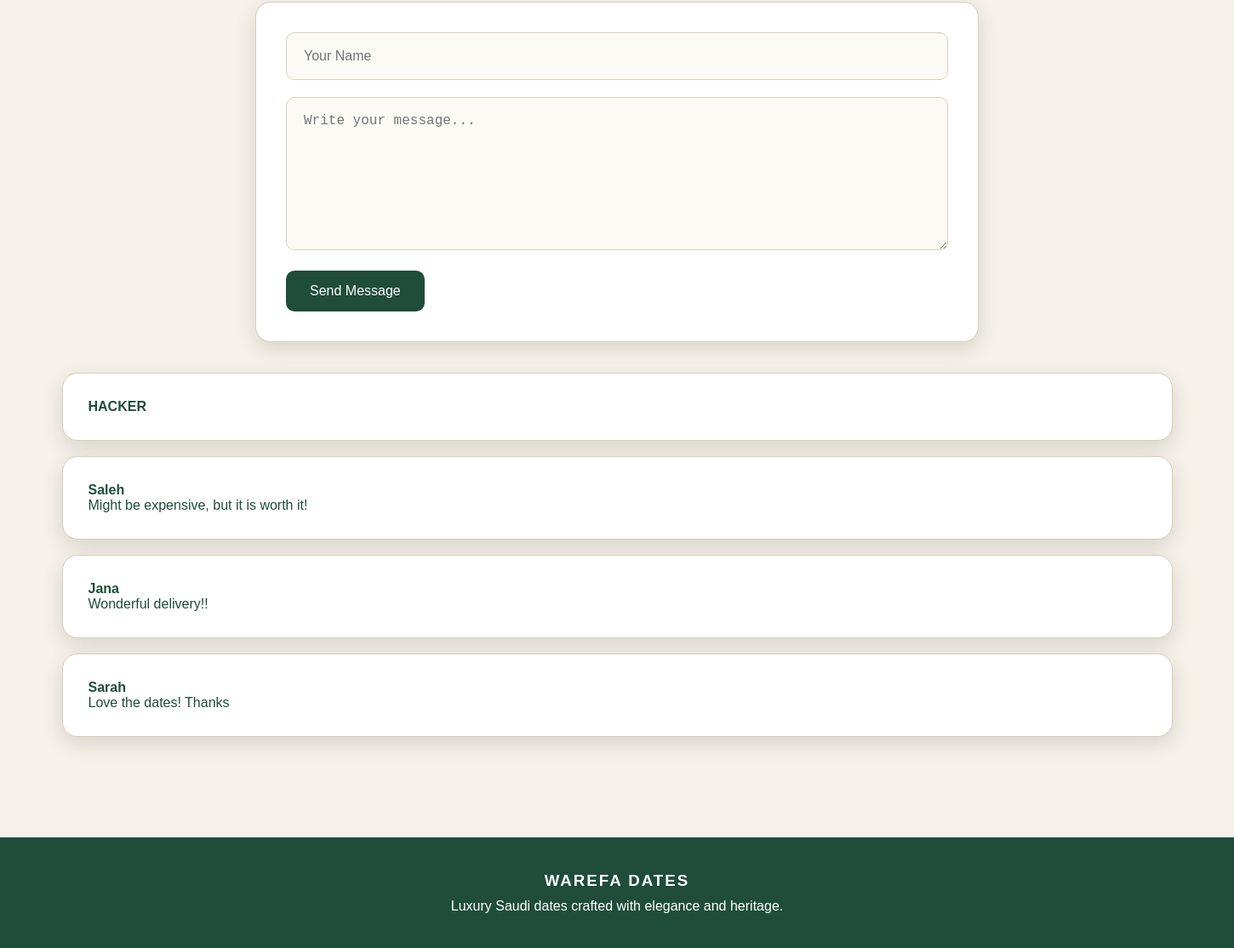
Before: / (lower part) with the older database file.
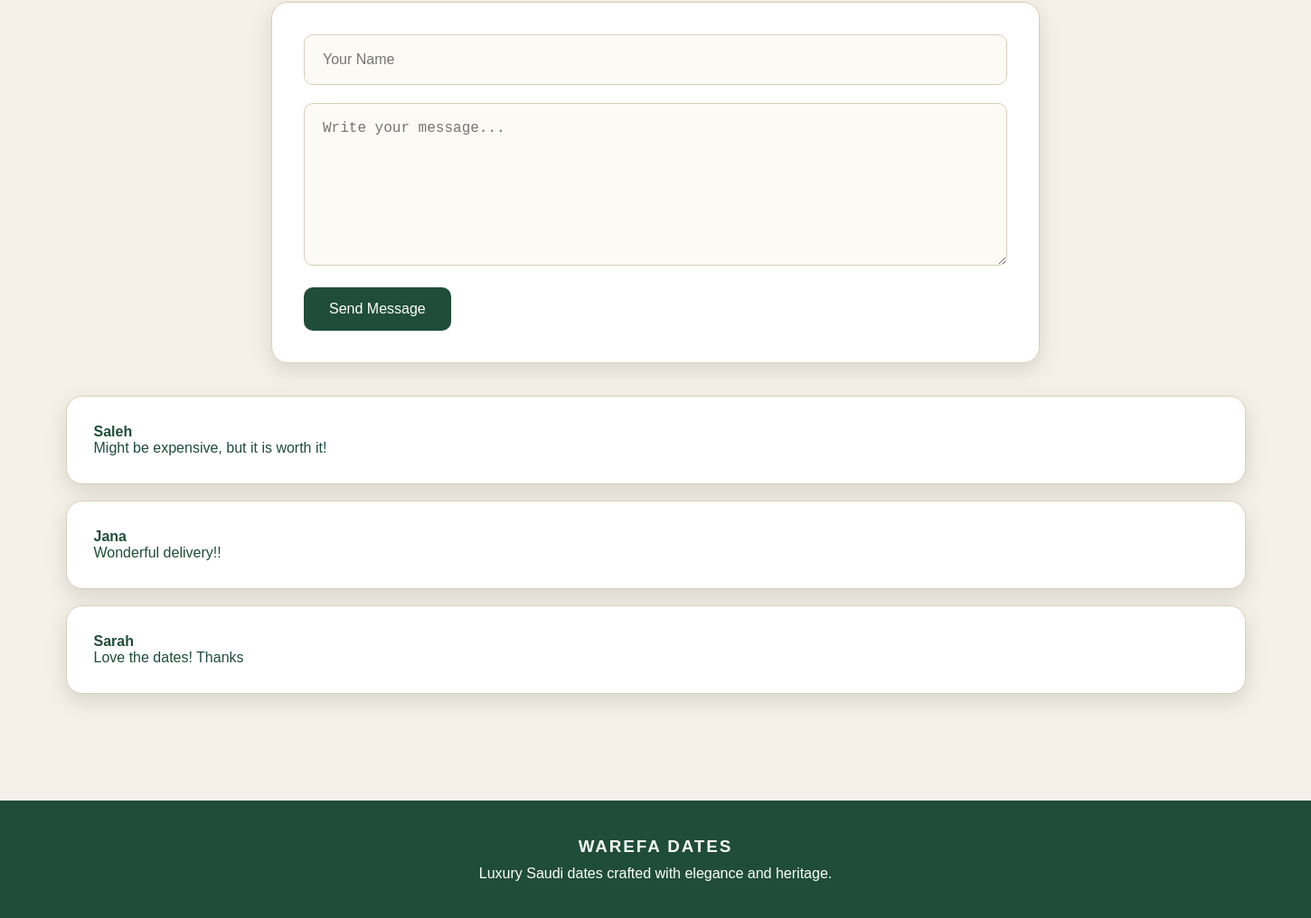
After: the same page with the newer database file.
### tables this page shows
CREATE TABLE `comments` (
  `id` int(11) NOT NULL,
  `name` varchar(100) DEFAULT NULL,
  `comment` text DEFAULT NULL
);

### index.php (the view, shortened to what this page needs)
<?php
include "db.php";
?>
<!DOCTYPE html>
<html lang="en">
<head>
    <link rel="stylesheet" href="homepage/homepage.css">
</head>
<body>
<section class="comments-section" id="comments">
    <form class="comment-form" method="POST">
        <div class="input-row">
            <input type="text" name="name" placeholder="Your Name" required>
        </div>
        <textarea name="comment" placeholder="Write your message..." required></textarea>
        <button type="submit">Send Message</button>
    </form>
    <br><br>
    <?php
    $result = mysqli_query($conn, "SELECT * FROM comments ORDER BY id DESC");
    while ($row = mysqli_fetch_assoc($result)) {
        echo "<div class='testimonial-card'>";
        echo "<h4>" . $row["name"] . "</h4>";
        echo  $row["comment"];
        echo "</div><br>";
    }
    ?>
</section>
<footer class="footer">
    <h3>WAREFA DATES</h3>
    <p>Luxury Saudi dates crafted with elegance and heritage.</p>
</footer>
</body>
</html>

Changed rows visible on the page:
removed comments: name "HACKER"
